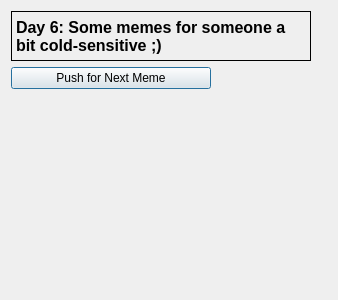
<?xml version="1.0" encoding="UTF-8"?>
<ui version="4.0">
 <class>Day6Window</class>
 <widget class="QDialog" name="Day6Window">
  <property name="geometry">
   <rect>
    <x>0</x>
    <y>0</y>
    <width>338</width>
    <height>300</height>
   </rect>
  </property>
  <property name="windowTitle">
   <string>Dialog</string>
  </property>
  <layout class="QVBoxLayout" name="verticalLayout">
   <item>
    <widget class="QLabel" name="day6_title_label">
     <property name="maximumSize">
      <size>
       <width>300</width>
       <height>50</height>
      </size>
     </property>
     <property name="font">
      <font>
       <pointsize>12</pointsize>
       <bold>true</bold>
      </font>
     </property>
     <property name="frameShape">
      <enum>QFrame::Box</enum>
     </property>
     <property name="text">
      <string>Day 6: Some memes for someone a bit cold-sensitive ;)</string>
     </property>
     <property name="wordWrap">
      <bool>true</bool>
     </property>
    </widget>
   </item>
   <item>
    <widget class="QPushButton" name="meme_pushbutton">
     <property name="maximumSize">
      <size>
       <width>200</width>
       <height>16777215</height>
      </size>
     </property>
     <property name="text">
      <string>Push for Next Meme</string>
     </property>
    </widget>
   </item>
   <item>
    <widget class="QLabel" name="meme_output_label">
     <property name="text">
      <string/>
     </property>
    </widget>
   </item>
  </layout>
 </widget>
 <resources/>
 <connections/>
</ui>
